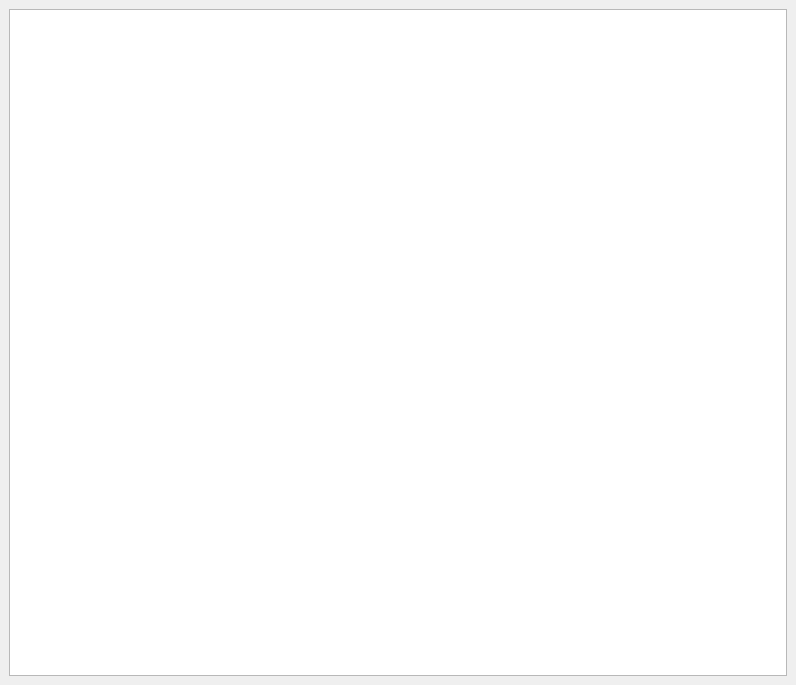
<?xml version="1.0" encoding="UTF-8"?>
<ui version="4.0">
 <class>MainWindow</class>
 <widget class="QMainWindow" name="MainWindow">
  <property name="geometry">
   <rect>
    <x>0</x>
    <y>0</y>
    <width>796</width>
    <height>685</height>
   </rect>
  </property>
  <property name="windowTitle">
   <string>Кофе</string>
  </property>
  <widget class="QWidget" name="centralwidget">
   <layout class="QGridLayout" name="gridLayout">
    <item row="0" column="0">
     <widget class="QTableView" name="tableView"/>
    </item>
   </layout>
  </widget>
 </widget>
 <resources/>
 <connections/>
</ui>
